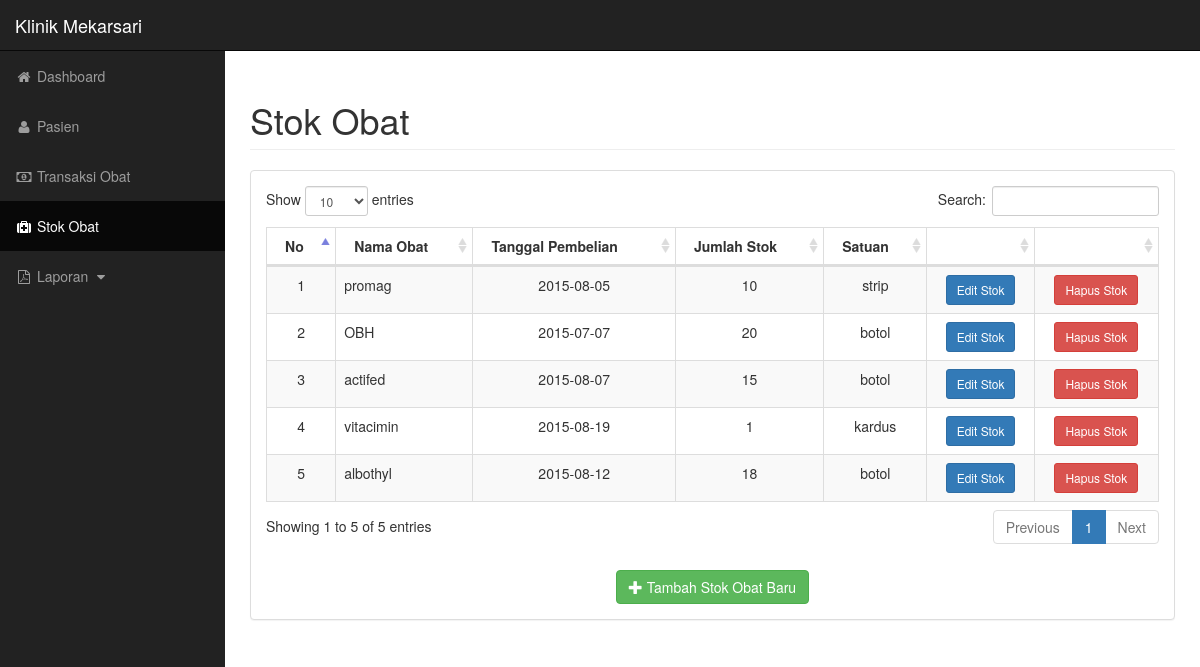
Before: /stok.php with the older database file.
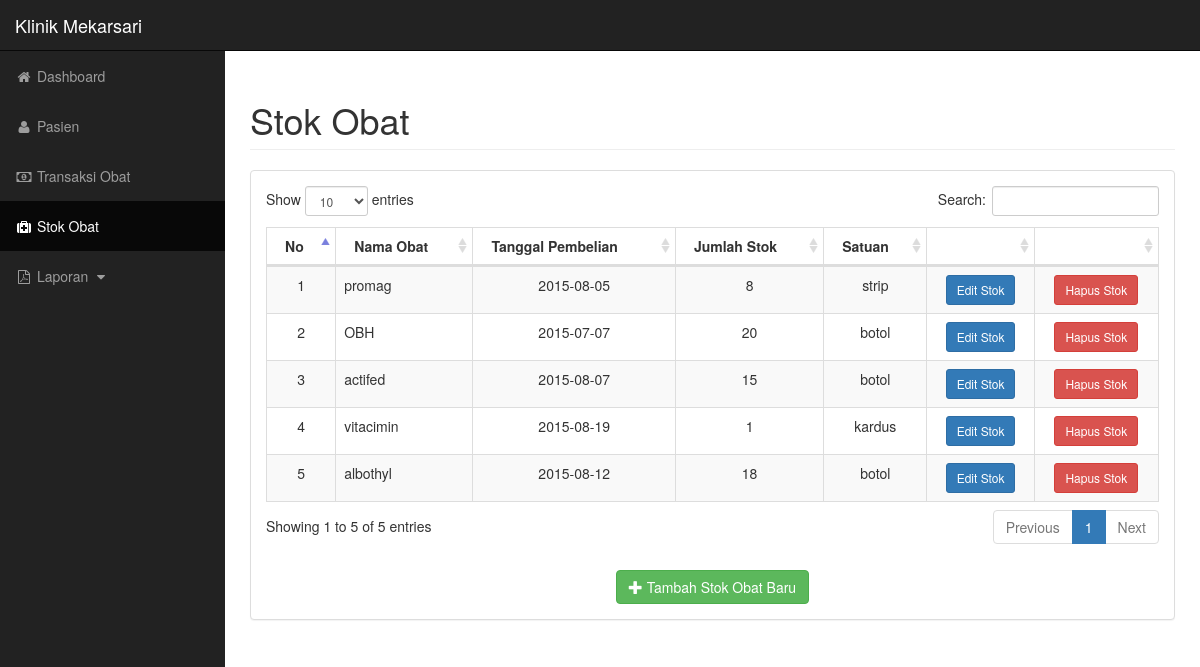
After: the same page with the newer database file.
### tables this page shows
CREATE TABLE IF NOT EXISTS `m_obat` (
  `mob_id` int(11) NOT NULL,
  `mob_nama_obat` text NOT NULL,
  `mob_tanggal_beli` date NOT NULL,
  `mob_jumlah` int(11) NOT NULL,
  `mob_satuan` text NOT NULL
);

### stok.php (the view, shortened to what this page needs)
<!DOCTYPE html>
<html lang="en">
<?php
	$query = mysql_query("select * from m_obat");
?>
<head>
    <link href="bower_components/bootstrap/dist/css/bootstrap.min.css" rel="stylesheet">
    <link href="bower_components/metisMenu/dist/metisMenu.min.css" rel="stylesheet">
    <link href="bower_components/datatables-plugins/integration/bootstrap/3/dataTables.bootstrap.css" rel="stylesheet">
    <link href="bower_components/datatables-responsive/css/dataTables.responsive.css" rel="stylesheet">
    <link href="bower_components/font-awesome/css/font-awesome.min.css" rel="stylesheet" type="text/css">
    <link href="css/sb-admin.css" rel="stylesheet">
</head>
<body>
    <div id="wrapper">
        <nav class="navbar navbar-inverse navbar-fixed-top" role="navigation">
            <div class="navbar-header">
                <a class="navbar-brand" href="index.php">Klinik Mekarsari</a>
            </div>
            <div class="collapse navbar-collapse navbar-ex1-collapse">
                <ul class="nav navbar-nav side-nav">
                    <li>
                        <a href="index.php"><i class="fa fa-fw fa-home"></i> Dashboard</a>
                    </li>
                    <li>
                        <a href="pasien.php"><i class="fa fa-fw fa-user"></i> Pasien</a>
                    </li>
                    <li>
                        <a href="transaksi.php"><i class="fa fa-fw fa-money"></i> Transaksi Obat</a>
                    </li>
                    <li class="active">
                        <a href="stok.php"><i class="fa fa-fw fa-medkit"></i> Stok Obat</a>
                    </li>
                    <li>
                        <a href="javascript:;" data-toggle="collapse" data-target="#demo"><i class="fa fa-fw fa-file-pdf-o"></i> Laporan <i class="fa fa-fw fa-caret-down"></i></a>
                    </li>
                </ul>
			</div>
        </nav>
		<div id="page-wrapper">
			<div class="container-fluid">
				<div class="row">
					<div class="col-lg-12">
						<h1 class="page-header">Stok Obat</h1>
					</div>
				</div>
				<div class="row">
					<div class="col-lg-12">
						<div class="panel panel-default">
							<div class="panel-body">
								<div class="dataTable_wrapper">
									<table class="table table-striped table-bordered table-hover" id="dataTables-example">
										<thead>
											<tr>
												<th>No</th>
												<th>Nama Obat</th>
												<th>Tanggal Pembelian</th>
												<th>Jumlah Stok</th>
												<th>Satuan</th>
												<th></th>
												<th></th>
											</tr>
										</thead>
										<tbody>
											<?php
											$i = 0;
											while($row = mysql_fetch_array($query))
											{
												$i++;
											?>
											<tr>
												<td class="text-center"><?php echo $i?></td>
												<td><?php echo $row['mob_nama_obat']?></td>
												<td class="text-center"><?php echo $row['mob_tanggal_beli']?></td>
												<td class="text-center"><?php echo $row['mob_jumlah']?></td>
												<td class="text-center"><?php echo $row['mob_satuan']?></td>
												<td class="text-center">
													<button type="button" class="btn btn-primary btn-sm" data-toggle="modal" data-target="#edit_stok<?php echo $row['mob_id']?>">
													  Edit Stok
													</button>
												</td>
												<td class="text-center">
													<button type="button" class="btn btn-danger btn-sm" data-toggle="modal" data-target="#hapus_stok<?php echo $row['mob_id']?>">
													  Hapus Stok
													</button>
												</td>
											</tr>
											<?php } ?>
										</tbody>
									</table>
								</div>
								<div class="text-center">
									<button type="button" class="btn btn-success btn-md" data-toggle="modal" data-target="#tambah_stok">
									  <span class="glyphicon glyphicon-plus" aria-hidden="true"></span> Tambah Stok Obat Baru
									</button>
								</div>
							</div>
						</div>
					</div>
				</div>
			</div>
        </div>
    </div>
</body>
</html>

Changed rows visible on the page:
changed m_obat "promag": mob_jumlah "10" → "8"
